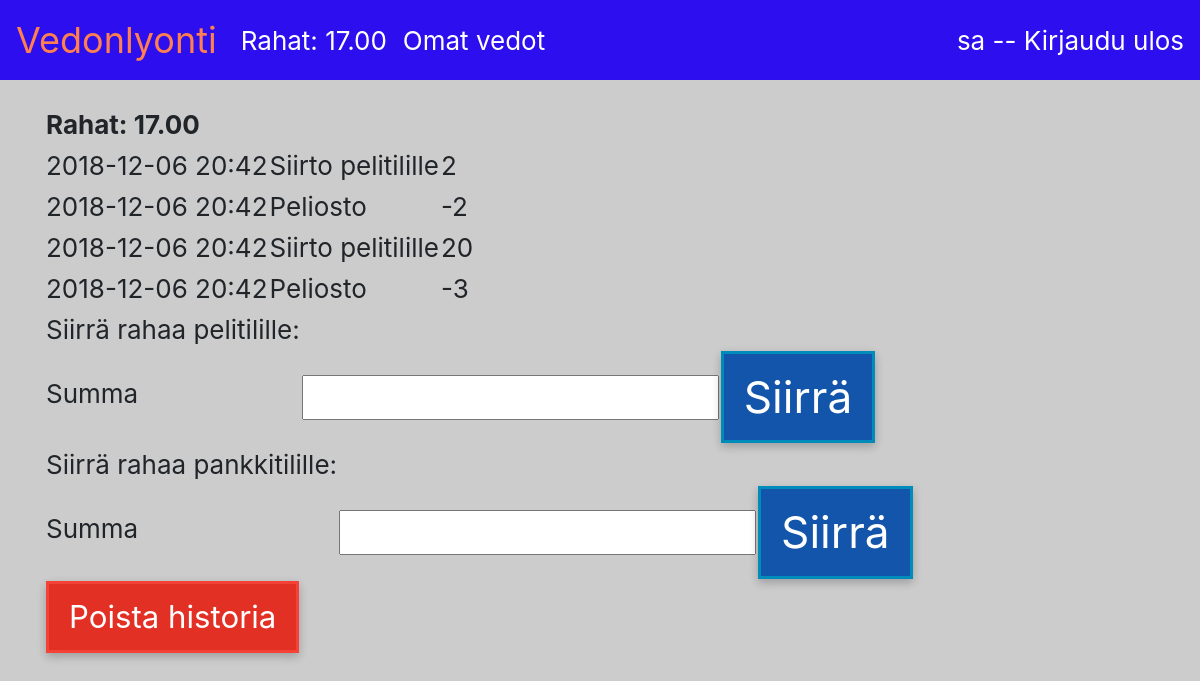
The app's page /tilitapahtumat/ (signed in) with its own data.
### application/auth/models.py (models this page shows, shortened)
class User(Base):
    __tablename__ = "account"
    name = db.Column(db.String(144), nullable=False)
    username = db.Column(db.String(144), nullable=False)
    password = db.Column(db.String(144), nullable=False)
    rahat = db.Column(db.DECIMAL, nullable=False)
    def getRahat(self):
        return ("%.2f" % self.rahat)
    @staticmethod
    def find_tilitapahtumat_byUser(user_id):
        stmt = text("SELECT siirto, tilitapahtuma.date_created, account_id, info FROM tilitapahtuma"
                     " WHERE tilitapahtuma.account_id = :id"
                     ).params(id=user_id)
        res = db.engine.execute(stmt)
        response = []
        for row in res:
            time = str(datetime.strptime(str(row[1]), '%Y-%m-%d %H:%M:%S.%f'))
            time = time[0:16]
            response.append({"siirto":row[0], "date_created":time, "info":row[3]})
        return response

### application/tilitapahtuma/models.py (models this page shows, shortened)
class Tilitapahtuma(Base):
    siirto = db.Column(db.DECIMAL, nullable=False)
    info = db.Column(db.String, nullable=False)
    account_id = db.Column(db.Integer, db.ForeignKey('account.id'),
                           nullable=False)

### application/tilitapahtuma/views.py (the view)
@app.route("/tilitapahtumat/", methods=["GET","POST"])
def tilitapahtumat_index():
    return render_template("tilitapahtumat/new.html", tilisiirtoform = TilisiirtoForm(), pankkisiirtoform = PankkisiirtoForm(), tilitapahtumat = User.find_tilitapahtumat_byUser(current_user.id))

### application/tilitapahtuma/forms.py
class TilisiirtoForm(FlaskForm):
    tilisiirto = IntegerField("Summa", [validators.NumberRange(min = 0, message="Anna positiivinen luku")])
    class Meta:
        csrf = False

class PankkisiirtoForm(FlaskForm):
    pankkisiirto = IntegerField("Summa", [validators.NumberRange(min = 0, message="Anna positiivinen luku")])
    class Meta:
        csrf = False

### application/__init__.py (called while the page is built)
@login_manager.user_loader
def load_user(user_id):
    return User.query.get(user_id)

### application/templates/tilitapahtumat/new.html (shortened to what this page needs)
{% extends "layout.html" %}
{% block body %}
<table>
    {% if current_user.is_authenticated %}
    <th>Rahat: {{ current_user.getRahat()}}</th>
    <td></td>
    {% endif %}
{% for tapahtuma in tilitapahtumat %}
        <tr>
          <td>{{ tapahtuma.date_created }}</td>
          <td>{{ tapahtuma.info }}</td>
          <td>{{ tapahtuma.siirto }}</td>
          </tr>
          {% endfor %}
          </table>
<form method="POST" action="{{ url_for('tilitapahtuma_pelitilille') }}">
  <table>
    <tr>
      <td>Siirrä rahaa pelitilille:</td>
        <td>
            {{ tilisiirtoform.tilisiirto.label }}
          </td>
          <td>
            {{ tilisiirtoform.tilisiirto }}
          </td>
<td colspan="3">
  <input type="submit" class="btn-blue" value="Siirrä"/>
</td>
    </tr>
</form>
<form method="POST" action="{{ url_for('tilitapahtuma_pankkitilille') }}">
    <table>
      <tr>
        <td>Siirrä rahaa pankkitilille:</td>
          <td>
              {{ pankkisiirtoform.pankkisiirto.label }}
            </td>
            <td>
              {{ pankkisiirtoform.pankkisiirto }}
            </td>
  <td colspan="3">
    <input type="submit" class="btn-blue" value="Siirrä"/>
  </td>
      </tr>
  </form>
  <form method="POST" action="{{ url_for('delete_tilitapahtumat') }}">
    <tr>
  <td colspan="3">
    <input type="submit" class="btn-poista" value="Poista historia"/>
  </td>
      </tr>
  </form>
{% endblock %}

### application/templates/layout.html (shortened to what this page needs)
<!DOCTYPE html>
<html>
  <head>
    <link rel="stylesheet" href="https://maxcdn.bootstrapcdn.com/bootstrap/4.0.0/css/bootstrap.min.css">
  </head>
  <body style="background-color: #cccccc !important; font-size: 26px !important;">
    <nav class="navbar navbar-expand-md navbar-dark bg-dark mb-4" style="background-color:rgb(44, 14, 238) !important">
<a class="navbar-brand" href="{{ url_for('index')}}" style="color: coral !important; font-size: 36px !important;">Vedonlyonti</a>
<div class="collapse navbar-collapse" id="navbarCollapse">
        <ul class="navbar-nav mr-auto">
          <li class="nav-item">
              {% if current_user.is_authenticated %}
            <a class="nav-link" href="{{ url_for('tilitapahtumat_index') }}" style="color:white">Rahat: {{ current_user.getRahat() }}</a>
          {% endif %}
          </li>
          <li class="nav-item">
            {% if current_user.is_authenticated %}
            <a class="nav-link" href="{{ url_for('vedot_index') }}" style="color:white">Omat vedot</a>
          {% endif %}
          </li>
        </ul>
        <div class="form-inline mt-2 mt-md-0">
    {% if current_user.is_authenticated %}
    <a href="{{ url_for('auth_logout') }}" style="color:white">{{ current_user.name }} -- Kirjaudu ulos</a>
    {% else %}
    <a href="{{ url_for('auth_login') }}" style="color:white">Kirjaudu</a>
    {% endif %}
        </div>
</div>
    </nav>
    <main role="main" class="container">
{% block body %}{% endblock %}
    </main>
  </body>
</html>

### application/templates/tilitapahtumat/new.html (style rules this page uses)
.btn-blue { background-color: #1255AA; border: 3px solid #008CBA; color: white; padding: 10px 20px; text-align: center; display: inline-block; font-size: 1.7em; -webkit-transition-duration: 0.3s; transition-duration: 0.3s; box-shadow: 0 4px 8px 0 rgba(0,0,0,0.13), 0 3px 10px 0 rgba(0,0,0,0.11); }
.btn-poista { background-color: #E33025; border: 3px solid #F44336; color: white; padding: 10px 20px; text-align: center; display: inline-block; font-size: 1.2em; -webkit-transition-duration: 0.3s; transition-duration: 0.3s; box-shadow: 0 4px 8px 0 rgba(0,0,0,0.13), 0 3px 10px 0 rgba(0,0,0,0.11); }

### records on screen
User: getRahat "17.00", name "sa"
Tilitapahtuma: date_created "2018-12-06 20:42", info "Siirto pelitilille", siirto "2"
Tilitapahtuma: date_created "2018-12-06 20:42", info "Peliosto", siirto "-2"
Tilitapahtuma: date_created "2018-12-06 20:42", info "Siirto pelitilille", siirto "20"
Tilitapahtuma: date_created "2018-12-06 20:42", info "Peliosto", siirto "-3"

### other values on screen
{{ tilisiirtoform.tilisiirto.label }} "Summa"
{{ pankkisiirtoform.pankkisiirto.label }} "Summa"
